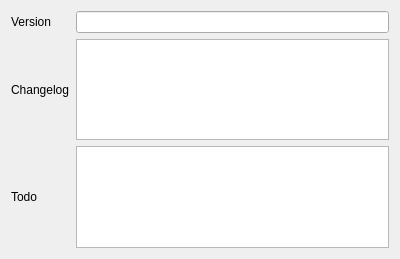
<?xml version="1.0" encoding="UTF-8"?>
<ui version="4.0">
 <class>dialogAbout</class>
 <widget class="QDialog" name="dialogAbout">
  <property name="geometry">
   <rect>
    <x>0</x>
    <y>0</y>
    <width>400</width>
    <height>259</height>
   </rect>
  </property>
  <property name="windowTitle">
   <string>twitcher - About</string>
  </property>
  <property name="windowIcon">
   <iconset resource="twitcher.qrc">
    <normaloff>:/images/bird.png</normaloff>:/images/bird.png</iconset>
  </property>
  <layout class="QGridLayout" name="gridLayout_2">
   <item row="0" column="0">
    <layout class="QGridLayout" name="gridLayout">
     <item row="0" column="1">
      <widget class="QLineEdit" name="lineEditVersion">
       <property name="readOnly">
        <bool>true</bool>
       </property>
      </widget>
     </item>
     <item row="0" column="0">
      <widget class="QLabel" name="label">
       <property name="text">
        <string>Version</string>
       </property>
      </widget>
     </item>
     <item row="1" column="1">
      <widget class="QTextEdit" name="textEditChangelog">
       <property name="readOnly">
        <bool>true</bool>
       </property>
      </widget>
     </item>
     <item row="2" column="1">
      <widget class="QTextEdit" name="textEditTodo">
       <property name="readOnly">
        <bool>true</bool>
       </property>
      </widget>
     </item>
     <item row="1" column="0">
      <widget class="QLabel" name="label_2">
       <property name="text">
        <string>Changelog</string>
       </property>
      </widget>
     </item>
     <item row="2" column="0">
      <widget class="QLabel" name="label_3">
       <property name="text">
        <string>Todo</string>
       </property>
      </widget>
     </item>
    </layout>
   </item>
  </layout>
 </widget>
 <resources>
  <include location="twitcher.qrc"/>
 </resources>
 <connections/>
</ui>
